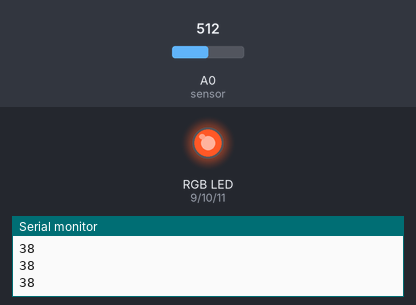
Recording of a sketch running on a simulated Arduino Uno, built with avr-gcc and run on an emulated ATmega328P. On the bench: an RGB LED mixed from three pins (HIGH = lit), the last lines printed to the serial monitor. The inputs (shaded band) are chosen by the test bench; at power-on: A0 (sensor) = 512. Dim RGB values are drawn brighter than linear.

Above: at 1.2 s.
1.3 s: A0 (sensor) set to 716
At 1.8 s:
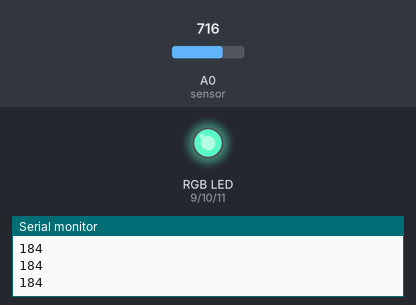
2.8 s: A0 (sensor) set to 900
At 3.9 s:
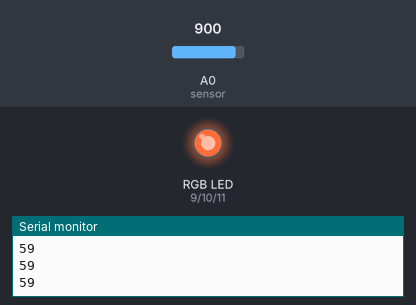
4.3 s: A0 (sensor) set to 1023
At 4.7 s:
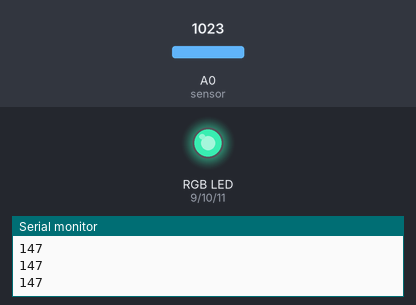
Timing chart, 0 to 7.3 s (numbered marks = the images above; inputs shaded):
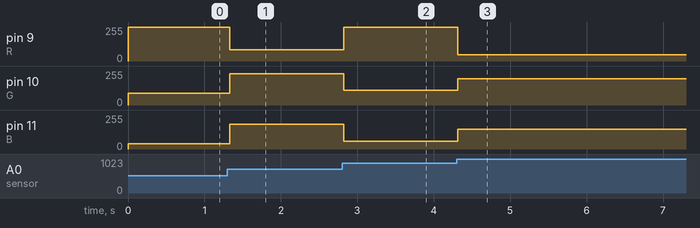

The sketch:

flex.ino
```cpp
int sensor = A0;
int sensorvalue = 0;
const unsigned int R = 9;
const unsigned int G = 10;
const unsigned int B = 11;
int red;
int green;
int blue;


void setup()
{
  pinMode(R, OUTPUT);
  pinMode(G, OUTPUT);
  pinMode(B, OUTPUT);

  Serial.begin(9600);
}

void loop()
{
  sensorvalue = analogRead(sensor);
  byte note = map(sensorvalue, 100, 240, 0, 100);

  color(note - 100, note + 50, note);
  delay(0050);
  Serial.print(note, DEC);
  Serial.print("\n");
//  Serial.print(sensorvalue, DEC);
//  Serial.print("\n");
}

void color(unsigned int red, unsigned int green, unsigned int blue)
{
  analogWrite(R, red);
  analogWrite(G, green);
  analogWrite(B, blue);
}
```

Measured:
- after the input at 1.3 s, pin 9 (R): 255/255 → 84/255 at once; pin 10 (G): 88/255 → 234/255 at once; pin 11 (B): 38/255 → 184/255 at once
- after the input at 2.8 s, pin 9 (R): 84/255 → 255/255 at once; pin 10 (G): 234/255 → 109/255 at once; pin 11 (B): 184/255 → 59/255 at once
- after the input at 4.3 s, pin 9 (R): 255/255 → 47/255 at once; pin 10 (G): 109/255 → 197/255 at once; pin 11 (B): 59/255 → 147/255 at once
